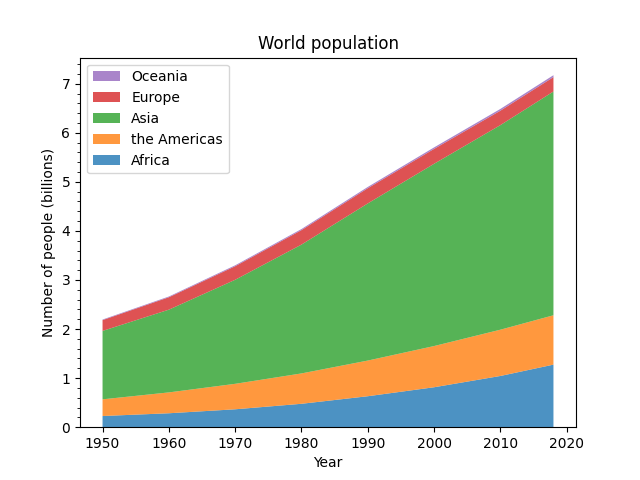

Here is the Python script that generated this plot:
# 引入所需库
import matplotlib.pyplot as plt
import numpy as np
import matplotlib.ticker as mticker
import matplotlib
matplotlib.use('TkAgg')


# 创建数据
year = [1950, 1960, 1970, 1980, 1990, 2000, 2010, 2018]
population_by_continent = {
    'Africa': [.228, .284, .365, .477, .631, .814, 1.044, 1.275],
    'the Americas': [.340, .425, .519, .619, .727, .840, .943, 1.006],
    'Asia': [1.394, 1.686, 2.120, 2.625, 3.202, 3.714, 4.169, 4.560],
    'Europe': [.220, .253, .276, .295, .310, .303, .294, .293],
    'Oceania': [.012, .015, .019, .022, .026, .031, .036, .039],
}

fig, ax = plt.subplots()
# 绘制堆叠图
ax.stackplot(year, population_by_continent.values(),
             labels=population_by_continent.keys(), alpha=0.8)
# 添加图例
ax.legend(loc='upper left', reverse=True)
# 设置标题和轴标签
ax.set_title('World population')
ax.set_xlabel('Year')
ax.set_ylabel('Number of people (billions)')
# 设置刻度
ax.yaxis.set_minor_locator(mticker.MultipleLocator(.2))

plt.show()
